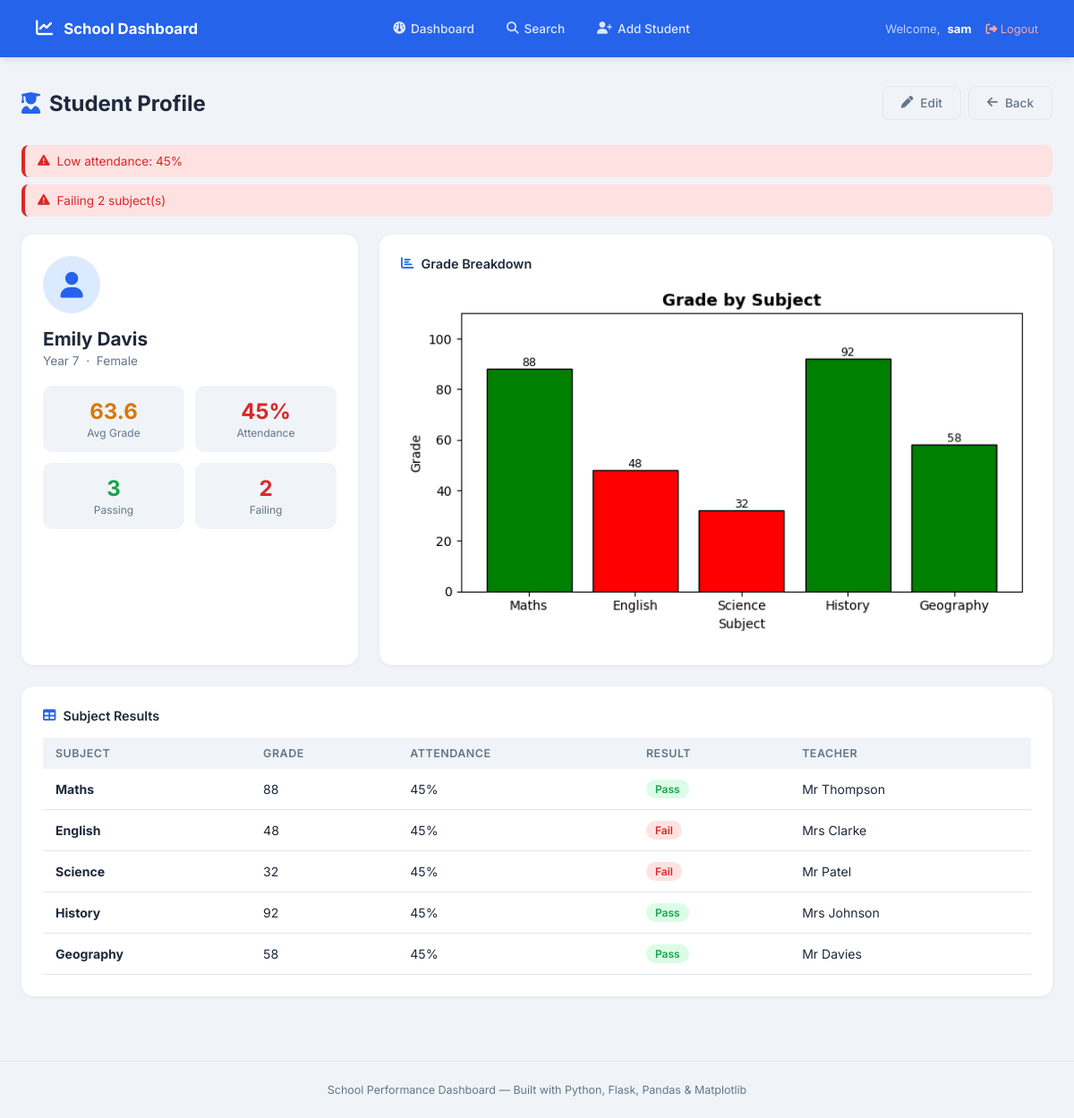
/student/4 (signed in), run on the app's committed database.
### tables this page shows
CREATE TABLE students (
            id INTEGER PRIMARY KEY AUTOINCREMENT,
            name TEXT NOT NULL,
            year_group INTEGER NOT NULL,
            gender TEXT NOT NULL
        );

CREATE TABLE grades (
            id INTEGER PRIMARY KEY AUTOINCREMENT,
            student_id INTEGER NOT NULL,
            subject TEXT NOT NULL,
            grade INTEGER NOT NULL,
            attendance INTEGER NOT NULL,
            pass_fail TEXT NOT NULL,
            teacher TEXT NOT NULL,
            FOREIGN KEY (student_id) REFERENCES students(id)
        );

### main.py (the view)
@app.route('/student/<int:student_id>')
@login_required
def student_profile(student_id):
    df = get_dataframe()
    student_df = df[df['student_id'] == student_id]
    if student_df.empty:
        flash("Student not found", "error")
        return redirect(url_for('search'))
    name = student_df['Student_Name'].iloc[0]
    year = student_df['Year_Group'].iloc[0]
    gender = student_df['Gender'].iloc[0]
    avg_grade = round(student_df['Grade'].mean(), 1)
    attendance = student_df['Attendance_Percentage'].iloc[0]
    pass_count = (student_df['Pass_Fail'] == 'Pass').sum()
    fail_count = (student_df['Pass_Fail'] == 'Fail').sum()
    flags = []
    if attendance < 50:
        flags.append(f"Low attendance: {attendance}%")
    if fail_count > 0:
        flags.append(f"Failing {fail_count} subject(s)")
    if avg_grade < 50:
        flags.append(f"Low average grade: {avg_grade}")
    chart = chart_student_grades(student_df)
    return render_template('student.html',
        name=name, year=year, gender=gender,
        avg_grade=avg_grade, attendance=attendance,
        pass_count=pass_count, fail_count=fail_count,
        grades=student_df.to_dict('records'),
        chart=chart, flags=flags, student_id=student_id
    )

### main.py (called while the page is built)
def get_db():
    conn = sqlite3.connect(DB)
    conn.row_factory = sqlite3.Row
    return conn

def get_chart(fig):
    buf = io.BytesIO()
    fig.savefig(buf, format='png', bbox_inches='tight', dpi=100)
    buf.seek(0)
    img = base64.b64encode(buf.read()).decode('utf-8')
    plt.close(fig)
    return img

def login_required(f):
    from functools import wraps
    @wraps(f)
    def decorated(*args, **kwargs):
        if 'user_id' not in session:
            return redirect(url_for('login'))
        return f(*args, **kwargs)
    return decorated

def get_dataframe():
    conn = get_db()
    df = pd.read_sql_query("""
        SELECT s.name as Student_Name, s.year_group as Year_Group, s.gender as Gender,
               g.subject as Subject, g.grade as Grade, g.attendance as Attendance_Percentage,
               g.pass_fail as Pass_Fail, g.teacher as Teacher, s.id as student_id
        FROM students s JOIN grades g ON s.id = g.student_id
    """, conn)
    conn.close()
    return df

def chart_student_grades(student_df):
    fig, ax = plt.subplots(figsize=(7, 4))
    colors = ['green' if pf == 'Pass' else 'red' for pf in student_df['Pass_Fail']]
    ax.bar(student_df['Subject'], student_df['Grade'], color=colors, edgecolor='black')
    ax.set_title('Grade by Subject', fontsize=13, fontweight='bold')
    ax.set_xlabel('Subject')
    ax.set_ylabel('Grade')
    ax.set_ylim(0, 110)
    for i, (g, pf) in enumerate(zip(student_df['Grade'], student_df['Pass_Fail'])):
        ax.annotate(f'{g}', (i, g), ha='center', va='bottom', fontsize=9)
    ax.tick_params(axis='x', rotation=0)
    fig.tight_layout()
    return get_chart(fig)

### templates/student.html (shortened to what this page needs)
{% extends 'base.html' %}
{% block content %}
<div class="main">
    <div class="page-header">
        <div class="page-title"><i class="fa-solid fa-user-graduate"></i> Student Profile</div>
        <div style="display:flex;gap:8px;">
            <a href="{{ url_for('edit_student', student_id=student_id) }}" class="btn btn-outline">
                <i class="fa-solid fa-pen"></i> Edit
            </a>
            <a href="{{ url_for('search') }}" class="btn btn-outline">
                <i class="fa-solid fa-arrow-left"></i> Back
            </a>
        </div>
    </div>
    {% if flags %}
    <div style="margin-bottom:20px;">
        {% for flag in flags %}
        <div class="flag-alert"><i class="fa-solid fa-triangle-exclamation"></i> {{ flag }}</div>
        {% endfor %}
    </div>
    {% endif %}
    <div class="profile-grid">
        <div class="profile-card">
            <div class="profile-avatar"><i class="fa-solid fa-user"></i></div>
            <div class="profile-name">{{ name }}</div>
            <div class="profile-meta">Year {{ year }} &nbsp;·&nbsp; {{ gender }}</div>
            <div class="profile-stats">
                <div class="profile-stat">
                    <div class="profile-stat-val gold">{{ avg_grade }}</div>
                    <div class="profile-stat-label">Avg Grade</div>
                </div>
                <div class="profile-stat">
                    <div class="profile-stat-val {% if attendance >= 80 %}green{% else %}red{% endif %}">{{ attendance }}%</div>
                    <div class="profile-stat-label">Attendance</div>
                </div>
                <div class="profile-stat">
                    <div class="profile-stat-val green">{{ pass_count }}</div>
                    <div class="profile-stat-label">Passing</div>
                </div>
                <div class="profile-stat">
                    <div class="profile-stat-val red">{{ fail_count }}</div>
                    <div class="profile-stat-label">Failing</div>
                </div>
            </div>
        </div>
        <div class="profile-card">
            <div style="font-size:0.9rem;font-weight:600;margin-bottom:14px;display:flex;align-items:center;gap:8px;">
                <i class="fa-solid fa-chart-bar" style="color:var(--accent);"></i> Grade Breakdown
            </div>
            <img alt="Student Grades" style="width:100%;border-radius:6px;">
        </div>
    </div>
    <div class="card">
        <div style="font-size:0.9rem;font-weight:600;margin-bottom:16px;display:flex;align-items:center;gap:8px;">
            <i class="fa-solid fa-table" style="color:var(--accent);"></i> Subject Results
        </div>
        <table class="grades-table">
            <thead>
                <tr>
                    <th>Subject</th>
                    <th>Grade</th>
                    <th>Attendance</th>
                    <th>Result</th>
                    <th>Teacher</th>
                </tr>
            </thead>
            <tbody>
                {% for g in grades %}
                <tr>
                    <td><strong>{{ g.Subject }}</strong></td>
                    <td>{{ g.Grade }}</td>
                    <td>{{ g.Attendance_Percentage }}%</td>
                    <td><span class="badge badge-{{ g.Pass_Fail|lower }}">{{ g.Pass_Fail }}</span></td>
                    <td>{{ g.Teacher }}</td>
                </tr>
                {% endfor %}
            </tbody>
        </table>
    </div>
</div>
{% endblock %}

### templates/base.html (shortened to what this page needs)
<!DOCTYPE html>
<html lang="en">
<head>
    <link rel="stylesheet" href="https://cdnjs.cloudflare.com/ajax/libs/font-awesome/6.5.0/css/all.min.css">
</head>
<body>
<nav class="navbar">
    <div class="nav-brand"><i class="fa-solid fa-chart-line"></i> School Dashboard</div>
    <div class="nav-links">
        <a href="{{ url_for('dashboard') }}" {% if request.endpoint == 'dashboard' %}class="active"{% endif %}>
            <i class="fa-solid fa-gauge"></i> Dashboard
        </a>
        <a href="{{ url_for('search') }}" {% if request.endpoint == 'search' %}class="active"{% endif %}>
            <i class="fa-solid fa-magnifying-glass"></i> Search
        </a>
        <a href="{{ url_for('add_student') }}" {% if request.endpoint == 'add_student' %}class="active"{% endif %}>
            <i class="fa-solid fa-user-plus"></i> Add Student
        </a>
    </div>
    {% if session.get('user_name') %}
<div class="nav-user">
    Welcome, <strong>{{ session['user_name'] }}</strong>
    <a href="{{ url_for('logout') }}" style="color:#fca5a5; margin-left:8px; font-size:0.8rem;">
        <i class="fa-solid fa-right-from-bracket"></i> Logout
    </a>
</div>
{% else %}
<a href="{{ url_for('login') }}" class="btn btn-primary" style="padding:7px 16px;font-size:0.82rem;">
    <i class="fa-solid fa-right-to-bracket"></i> Login
</a>
{% endif %}
</nav>
{% block content %}{% endblock %}
<footer>School Performance Dashboard — Built with Python, Flask, Pandas & Matplotlib</footer>
</body>
</html>

### templates/base.html (style rules this page uses)
*, *::before, *::after { box-sizing: border-box; margin: 0; padding: 0; }
:root { --bg: #f0f4f8; --surface: #ffffff; --accent: #2563eb; --accent-light: #dbeafe; --green: #16a34a; --green-light: #dcfce7; --red: #dc2626; --red-light: #fee2e2; --gold: #d97706; --gold-light: #fef3c7; --purple: #7c3aed; --purple-light: #ede9fe; --orange: #ea580c; --orange-light: #ffedd5; --text: #1e293b; --text-mid: #64748b; --border: #e2e8f0; }
body { font-family: 'Inter', sans-serif; background: var(--bg); color: var(--text); min-height: 100vh; }
a { text-decoration: none; color: inherit; }
.navbar { background: var(--accent); padding: 0 40px; display: flex; align-items: center; justify-content: space-between; height: 64px; position: sticky; top: 0; z-index: 100; box-shadow: 0 2px 8px rgba(0,0,0,0.12); }
.nav-brand { display: flex; align-items: center; gap: 12px; color: white; font-weight: 700; font-size: 1.05rem; }
.nav-brand i { font-size: 1.2rem; }
.nav-links { display: flex; align-items: center; gap: 8px; }
.nav-links a { color: rgba(255,255,255,0.85); padding: 8px 14px; border-radius: 8px; font-size: 0.85rem; font-weight: 500; transition: background 0.2s; display: flex; align-items: center; gap: 6px; }
.nav-user { color: rgba(255,255,255,0.7); font-size: 0.82rem; display: flex; align-items: center; gap: 8px; }
.nav-user strong { color: white; }
.main { max-width: 1300px; margin: 0 auto; padding: 32px 24px; }
.btn { display: inline-flex; align-items: center; gap: 8px; padding: 10px 20px; border-radius: 8px; font-size: 0.85rem; font-weight: 500; cursor: pointer; border: none; transition: all 0.2s; font-family: 'Inter', sans-serif; }
.btn-outline { background: transparent; border: 1px solid var(--border); color: var(--text-mid); }
.page-header { margin-bottom: 28px; display: flex; align-items: center; justify-content: space-between; flex-wrap: wrap; gap: 12px; }
.page-title { font-size: 1.5rem; font-weight: 700; display: flex; align-items: center; gap: 10px; }
.page-title i { color: var(--accent); }
.card { background: var(--surface); border-radius: 14px; padding: 24px; box-shadow: 0 1px 4px rgba(0,0,0,0.06); }
footer { text-align: center; padding: 24px; color: var(--text-mid); font-size: 0.78rem; border-top: 1px solid var(--border); margin-top: 40px; }

### templates/student.html (style rules this page uses)
.profile-grid { display: grid; grid-template-columns: 1fr 2fr; gap: 24px; margin-bottom: 24px; }
.profile-card { background: var(--surface); border-radius: 14px; padding: 24px; box-shadow: 0 1px 4px rgba(0,0,0,0.06); }
.profile-avatar { width: 64px; height: 64px; background: var(--accent-light); border-radius: 50%; display: flex; align-items: center; justify-content: center; font-size: 1.8rem; color: var(--accent); margin-bottom: 16px; }
.profile-name { font-size: 1.3rem; font-weight: 700; margin-bottom: 4px; }
.profile-meta { color: var(--text-mid); font-size: 0.85rem; margin-bottom: 20px; }
.profile-stats { display: grid; grid-template-columns: 1fr 1fr; gap: 12px; margin-bottom: 20px; }
.profile-stat { background: var(--bg); border-radius: 10px; padding: 14px; text-align: center; }
.profile-stat-val { font-size: 1.5rem; font-weight: 700; }
.profile-stat-val.green { color: var(--green); }
.profile-stat-val.red { color: var(--red); }
.profile-stat-val.gold { color: var(--gold); }
.profile-stat-label { font-size: 0.75rem; color: var(--text-mid); margin-top: 2px; }
.flag-alert { background: var(--red-light); border-left: 4px solid var(--red); color: var(--red); padding: 10px 14px; border-radius: 8px; font-size: 0.85rem; margin-bottom: 8px; display: flex; align-items: center; gap: 8px; }
.grades-table { width: 100%; border-collapse: collapse; }
.grades-table th { background: var(--bg); padding: 10px 14px; text-align: left; font-size: 0.78rem; text-transform: uppercase; letter-spacing: 0.5px; color: var(--text-mid); font-weight: 600; }
.grades-table td { padding: 12px 14px; border-bottom: 1px solid var(--border); font-size: 0.88rem; }
.badge { display: inline-block; padding: 3px 10px; border-radius: 20px; font-size: 0.75rem; font-weight: 600; }
.badge-pass { background: var(--green-light); color: var(--green); }
.badge-fail { background: var(--red-light); color: var(--red); }

### data on the page
students: user_name "sam"
students: name "Emily Davis", gender "Female"
grades: Subject "Maths", Grade "88", Attendance_Percentage "45", Pass_Fail "Pass", Teacher "Mr Thompson"
grades: Subject "English", Grade "48", Attendance_Percentage "45", Pass_Fail "Fail", Teacher "Mrs Clarke"
grades: Subject "Science", Grade "32", Attendance_Percentage "45", Pass_Fail "Fail", Teacher "Mr Patel"
grades: Subject "History", Grade "92", Attendance_Percentage "45", Pass_Fail "Pass", Teacher "Mrs Johnson"
grades: Subject "Geography", Grade "58", Attendance_Percentage "45", Pass_Fail "Pass", Teacher "Mr Davies"

### other printed values
{{ flag }} "Low attendance: 45%" "Failing 2 subject(s)"
{{ year }} "7"
{{ avg_grade }} "63.6"
{{ attendance }} "45"
{{ pass_count }} "3"
{{ fail_count }} "2"
